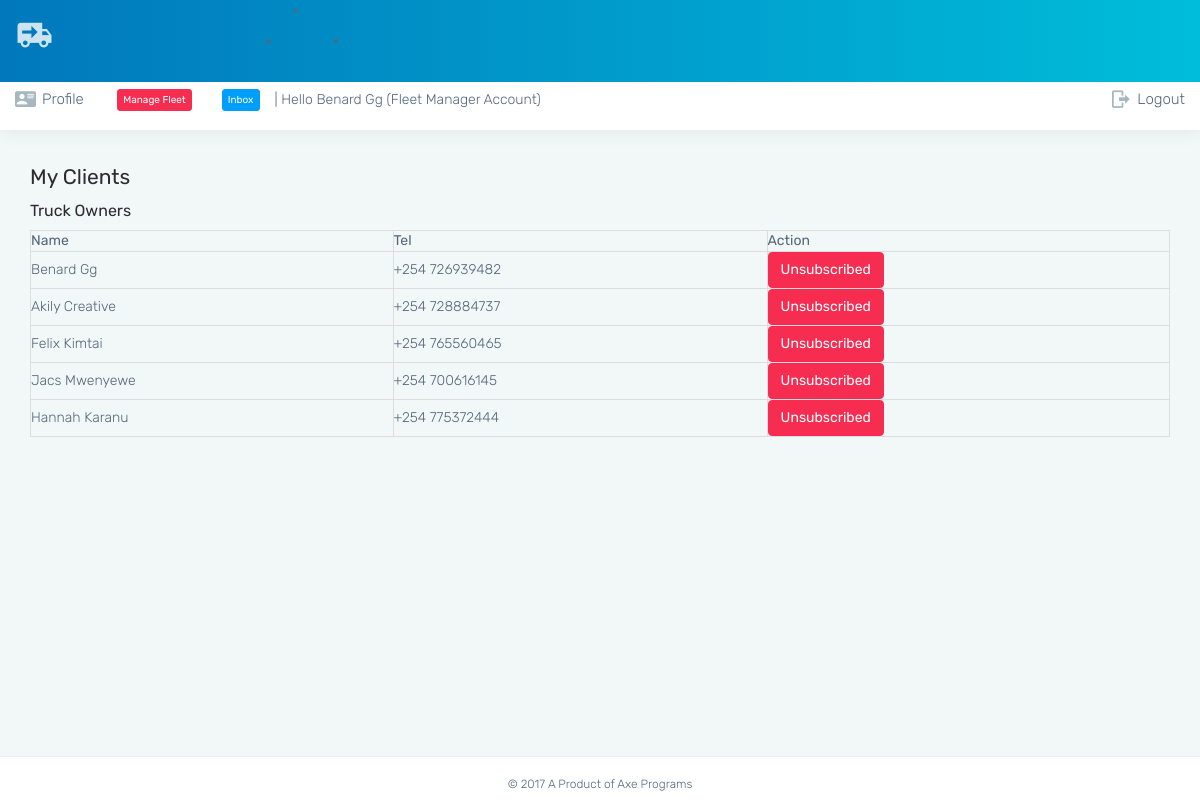
The page /old/clients.php (signed in) on the database its author committed.
### tables this page shows
CREATE TABLE `truck_owner` (
  `id` int(9) NOT NULL AUTO_INCREMENT,
  `user_id` int(9) DEFAULT NULL,
  `full_name` varchar(40) DEFAULT NULL,
  `regno` varchar(32) DEFAULT NULL,
  `address` text,
  `email` varchar(50) DEFAULT NULL,
  `photo` varchar(32) DEFAULT NULL,
  `date` timestamp NOT NULL DEFAULT CURRENT_TIMESTAMP,
  PRIMARY KEY (`id`)
);

CREATE TABLE `truck_users` (
  `id` int(9) NOT NULL AUTO_INCREMENT,
  `tel` int(9) DEFAULT NULL,
  `pass` varchar(255) DEFAULT NULL,
  `date` timestamp NOT NULL DEFAULT CURRENT_TIMESTAMP,
  `usertype` int(9) NOT NULL,
  PRIMARY KEY (`id`),
  UNIQUE KEY `tel` (`tel`)
);

CREATE TABLE `truck_driver` (
  `id` int(9) NOT NULL AUTO_INCREMENT,
  `user_id` int(9) DEFAULT NULL,
  `full_name` varchar(40) DEFAULT NULL,
  `id_no` varchar(32) DEFAULT NULL,
  `license_no` varchar(32) DEFAULT NULL,
  `address` text,
  `email` varchar(50) DEFAULT NULL,
  `photo` varchar(32) DEFAULT NULL,
  `date` timestamp NOT NULL DEFAULT CURRENT_TIMESTAMP,
  PRIMARY KEY (`id`),
  KEY `user_id` (`user_id`)
);

CREATE TABLE `truck_customer` (
  `id` int(9) NOT NULL AUTO_INCREMENT,
  `user_id` int(9) DEFAULT NULL,
  `full_name` varchar(40) DEFAULT NULL,
  `id_no` varchar(16) DEFAULT NULL,
  `address` text,
  `email` varchar(50) DEFAULT NULL,
  `photo` varchar(32) DEFAULT NULL,
  `date` timestamp NOT NULL DEFAULT CURRENT_TIMESTAMP,
  PRIMARY KEY (`id`)
);

### old/clients.php (the view)
<?php include 'head.php' ?>
<?php include 'nav.php' ?>
        <div class="page-wrapper">
            <div class="container">
               <h3 class="m-3">My Clients</h3>
               <h5 class="m-3">Truck Owners</h5>
               <?php
               $m = date("m");
               $owners = get("select tow.*, tu.tel, ts.status from truck_owner as tow left join truck_users as tu on tu.id = tow.user_id left join truck_sub as ts on ts.user_id = tow.user_id and month(ts.sub_month) = '$m'");
               $drivers = get("select tow.*, tu.tel, ts.status from truck_driver as tow left join truck_users as tu on tu.id = tow.user_id left join truck_sub as ts on ts.user_id = tow.user_id and month(ts.sub_month) = '$m'");
               $customers = get("select tow.*, tu.tel, ts.status from truck_customer as tow left join truck_users as tu on tu.id = tow.user_id left join truck_sub as ts on ts.user_id = tow.user_id and month(ts.sub_month) = '$m'");
               echo '<table class="table-bordered m-4" width=100%>';
               echo "<tr>";
               echo "<th>Name</th>";
               echo "<th>Tel</th>";
               echo "<th>Action</th>";
               echo "</tr>";
               foreach($owners as $o=>$w){
                   $active = $w["status"] === "1"?
                   "<button class='btn btn-success'  >Active</button>"
                   : ( $w["status"] === "0"?
                   "<button class='btn btn-warning'  >Pending</button>" :
                   "<button class='btn btn-danger'  >Unsubscribed</button>");
                   echo "<tr>";
                   echo "<td> ".$w["full_name"]."</td>";
                   echo "<td> +254 ".$w["tel"]."</td>";
                   ?><td><a href="truck_subscriptions.php?id=<?=$w['user_id'] ?>&s=<?=$w["status"]?>" ><?=$active ?></a></td><?php
                   echo "</tr>";
               }
               foreach($drivers as $o=>$w){
                   $active = $w["status"] === "1"?
                   "<button class='btn btn-success'  >Active</button>"
                   : ( $w["status"] === "0"?
                   "<button class='btn btn-warning'  >Pending</button>" :
                   "<button class='btn btn-danger'  >Unsubscribed</button>");
                   echo "<tr>";
                   echo "<td> ".$w["full_name"]."</td>";
                   echo "<td> +254 ".$w["tel"]."</td>";
                   ?><td><a href="truck_subscriptions.php?id=<?=$w['user_id'] ?>&s=<?=$w["status"]?>" ><?=$active ?></a></td><?php
                   echo "</tr>";
               }
               foreach($customers as $o=>$w){
                   $active = $w["status"] === "1"?
                   "<button class='btn btn-success'  >Active</button>"
                   : ( $w["status"] === "0"?
                   "<button class='btn btn-warning'  >Pending</button>" :
                   "<button class='btn btn-danger'  >Unsubscribed</button>");
                   echo "<tr>";
                   echo "<td> ".$w["full_name"]."</td>";
                   echo "<td> +254 ".$w["tel"]."</td>";
                   ?><td><a href="truck_subscriptions.php?id=<?=$w['user_id'] ?>&s=<?=$w["status"]?>" ><?=$active ?></a></td><?php
                   echo "</tr>";
               }
               ?>
               </table>
               </div>
               </div>
               <?php include 'footer.php' ?>

### rows shown on the page
truck_owner: full_name "Benard Gg", user.tel "726939482"
truck_owner: full_name "Akily Creative", user.tel "728884737"
truck_driver: full_name "Felix Kimtai", user.tel "765560465"
truck_driver: full_name "Jacs Mwenyewe", user.tel "700616145"
truck_customer: full_name "Hannah Karanu", user.tel "775372444"

### other values the page prints
$ref "Benard Gg"
$account "Fleet Manager"
